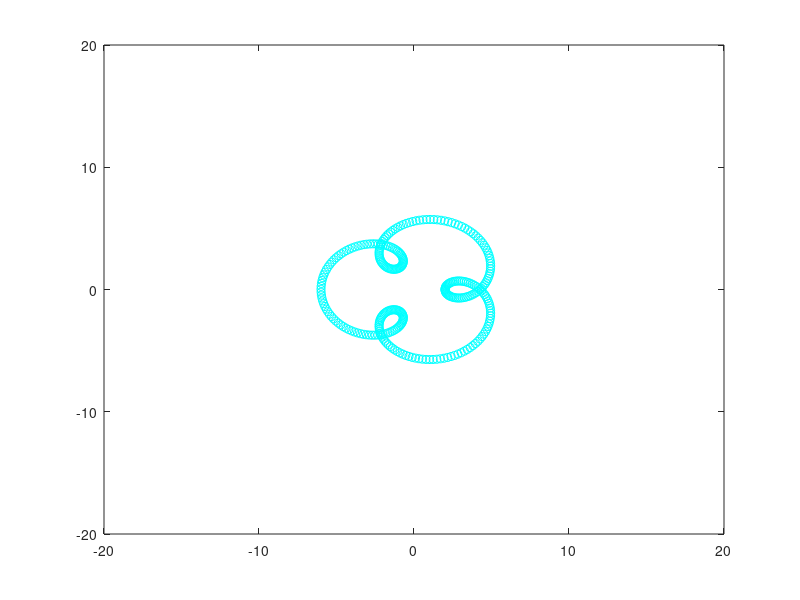

Here is the MATLAB script that generated this plot:
for t=0:0.02:2*pi
    x=4*cos(t)-2*cos(4*t);
    y=4*sin(t)-2*sin(4*t);
    axis ([-20 20 -20 20]);
    plot(x,y,'o','Color','cyan')
    pause(0.06);
    hold on
end
%co_3_la